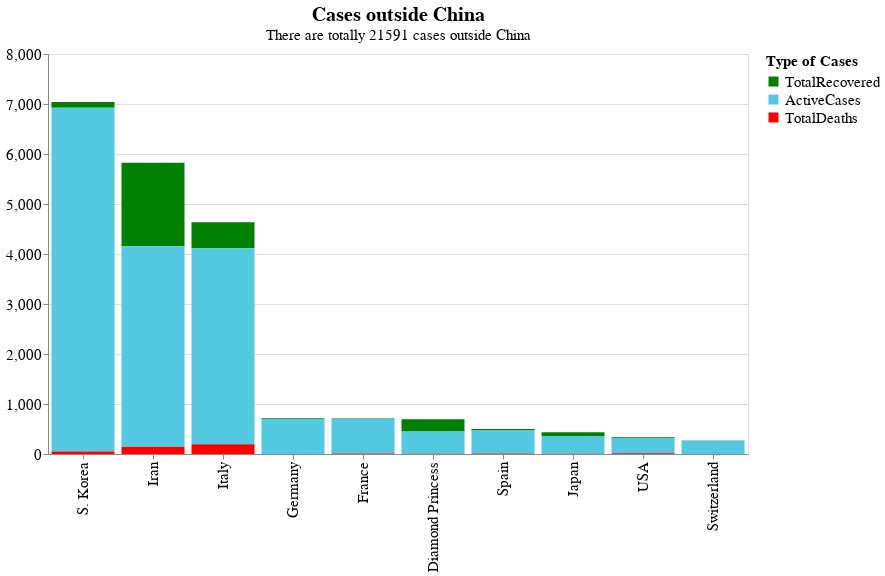

Notebook cell for this chart:
### Markdown cell above
# Cases outside China

### Code cell
data_2 = data.sort_values(by = 'TotalCases', ascending = False).head(12).iloc[2:12]
data_2['index'] = list(range(1,11))
data_2.set_index('index', inplace = True)
data_2.fillna(value = {'TotalDeaths' : 0}, inplace = True)
data_2 = data_2[ ['Country,Other','TotalRecovered', 'ActiveCases', 'TotalDeaths'] ]
data_2 = pd.melt(data_2, id_vars = ['Country,Other'])
# ranking list 
names_c2 = data_2['Country,Other'].to_list()

rest = alt.Chart(data_2).mark_bar().encode(
    alt.X('Country,Other:N', sort = names_c, axis = alt.Axis(title = None, labelFontSize = 15)),
    alt.Y('value:Q',  sort = names, axis = alt.Axis(title = None, labelFontSize = 15)),
    alt.Color('variable:N', scale = alt.Scale(domain = names, range = colors),\
             legend = alt.Legend(title = 'Type of Cases', titleFontSize = 15, labelFontSize = 15))
).properties(
width = 700,
    height = 400,
    title = { 'text' :'Cases outside China', 'fontSize' : 20, \
             'subtitle' : 'There are totally 21591 cases outside China', 'subtitleFontSize' : 15}
)


rest

### Figure 1 — Vega-Lite specification as saved in the notebook (floating-point values rounded to 4 significant figures)
{"config": {"view": {"continuousWidth": 400, "continuousHeight": 300}}, "data": {"name": "data-41ddf5e589f1118cf0750a503c0a2473"}, "mark": "bar", "encoding": {"color": {"type": "nominal", "field": "variable", "legend": {"labelFontSize": 15, "title": "Type of Cases", "titleFontSize": 15}, "scale": {"domain": ["TotalRecovered", "ActiveCases", "TotalDeaths"], "range": ["green", "#52C9E0", "red"]}}, "x": {"type": "nominal", "axis": {"labelFontSize": 15, "title": null}, "field": "Country,Other", "sort": ["China", "S. Korea", "Iran", "Italy", "Germany", "France", "Diamond Princess", "Spain", "Japan", "USA"]}, "y": {"type": "quantitative", "axis": {"labelFontSize": 15, "title": null}, "field": "value", "sort": ["TotalRecovered", "ActiveCases", "TotalDeaths"]}}, "height": 400, "title": {"text": "Cases outside China", "fontSize": 20, "subtitle": "There are totally 21591 cases outside China", "subtitleFontSize": 15}, "width": 700, "$schema": "https://vega.github.io/schema/vega-lite/v4.0.2.json", "datasets": {"data-41ddf5e589f1118cf0750a503c0a2473": [{"Country,Other": "S. Korea", "variable": "TotalRecovered", "value": 118.0}, {"Country,Other": "Iran", "variable": "TotalRecovered", "value": 1669.0}, {"Country,Other": "Italy", "variable": "TotalRecovered", "value": 523.0}, {"Country,Other": "Germany", "variable": "TotalRecovered", "value": 18.0}, {"Country,Other": "France", "variable": "TotalRecovered", "value": 12.0}, {"Country,Other": "Diamond Princess", "variable": "TotalRecovered", "value": 245.0}, {"Country,Other": "Spain", "variable": "TotalRecovered", "value": 30.0}, {"Country,Other": "Japan", "variable": "TotalRecovered", "value": 76.0}, {"Country,Other": "USA", "variable": "TotalRecovered", "value": 15.0}, {"Country,Other": "Switzerland", "variable": "TotalRecovered", "value": 3.0}, {"Country,Other": "S. Korea", "variable": "ActiveCases", "value": 6875.0}, {"Country,Other": "Iran", "variable": "ActiveCases", "value": 4009.0}, {"Country,Other": "Italy", "variable": "ActiveCases", "value": 3916.0}, {"Country,Other": "Germany", "variable": "ActiveCases", "value": 699.0}, {"Country,Other": "France", "variable": "ActiveCases", "value": 693.0}, {"Country,Other": "Diamond Princess", "variable": "ActiveCases", "value": 445.0}, {"Country,Other": "Spain", "variable": "ActiveCases", "value": 460.0}, {"Country,Other": "Japan", "variable": "ActiveCases", "value": 353.0}, {"Country,Other": "USA", "variable": "ActiveCases", "value": 303.0}, {"Country,Other": "Switzerland", "variable": "ActiveCases", "value": 264.0}, {"Country,Other": "S. Korea", "variable": "TotalDeaths", "value": 48.0}, {"Country,Other": "Iran", "variable": "TotalDeaths", "value": 145.0}, {"Country,Other": "Italy", "variable": "TotalDeaths", "value": 197.0}, {"Country,Other": "Germany", "variable": "TotalDeaths", "value": 0.0}, {"Country,Other": "France", "variable": "TotalDeaths", "value": 11.0}, {"Country,Other": "Diamond Princess", "variable": "TotalDeaths", "value": 6.0}, {"Country,Other": "Spain", "variable": "TotalDeaths", "value": 10.0}, {"Country,Other": "Japan", "variable": "TotalDeaths", "value": 6.0}, {"Country,Other": "USA", "variable": "TotalDeaths", "value": 17.0}, {"Country,Other": "Switzerland", "variable": "TotalDeaths", "value": 1.0}]}}
